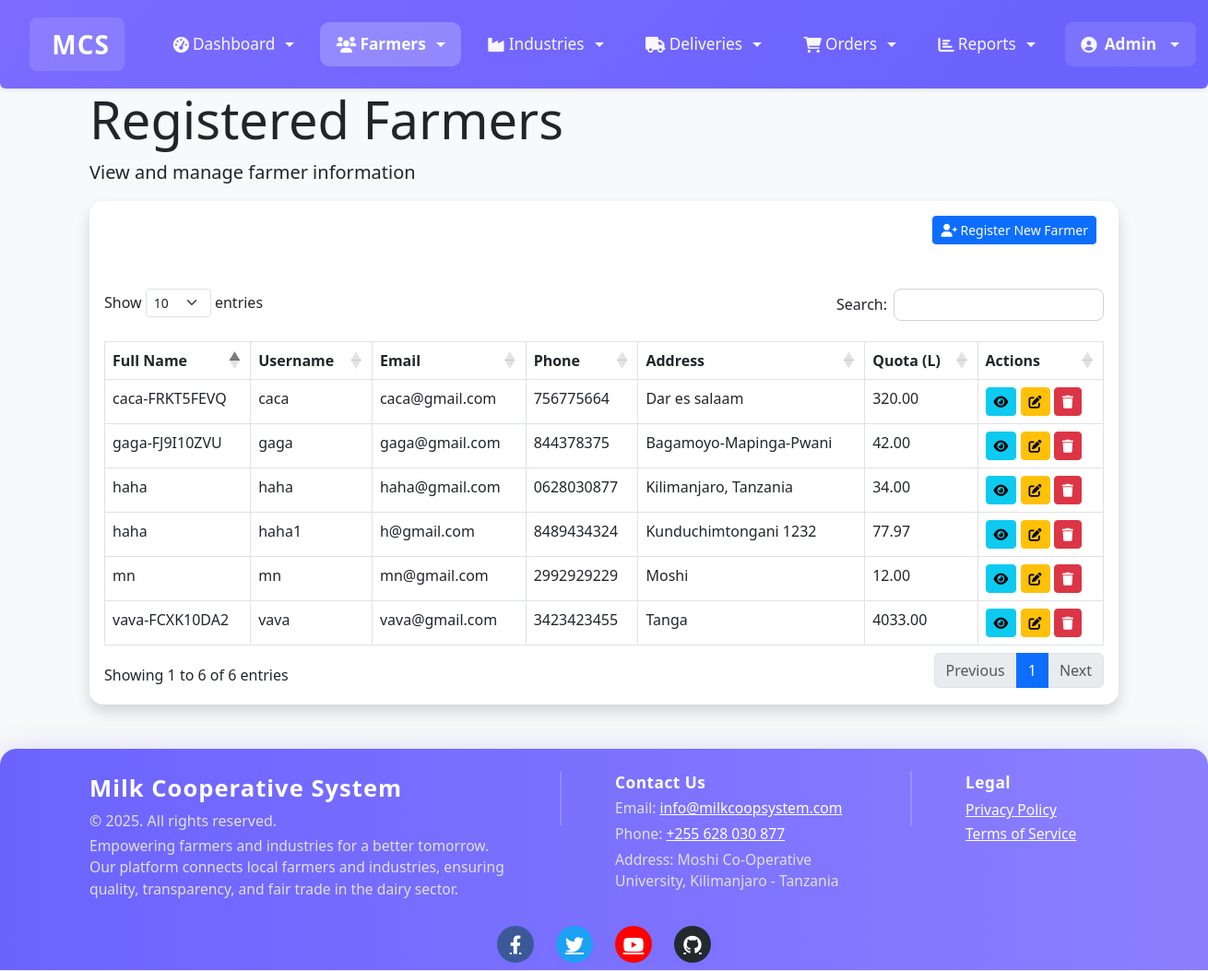
The app's page /modules/coop/farmers.php (signed in) with its own data.
### tables this page shows
CREATE TABLE `farmers` (
  `id` int(11) NOT NULL,
  `user_id` int(11) DEFAULT NULL,
  `farmer_id` varchar(20) NOT NULL,
  `full_name` varchar(100) NOT NULL,
  `phone` varchar(20) DEFAULT NULL,
  `email` varchar(100) DEFAULT NULL,
  `address` text DEFAULT NULL,
  `quota` decimal(10,2) DEFAULT 0.00,
  `created_at` timestamp NOT NULL DEFAULT current_timestamp(),
  `last_delivery_date` datetime DEFAULT NULL,
  `last_delivery_quantity` decimal(10,2) DEFAULT NULL,
  `last_delivery_quality` enum('A','B','C') DEFAULT NULL,
  `account_name` varchar(100) DEFAULT NULL,
  `account_number` varchar(50) DEFAULT NULL
);

CREATE TABLE `users` (
  `id` int(11) NOT NULL,
  `username` varchar(50) NOT NULL,
  `password` varchar(255) NOT NULL,
  `role` enum('admin','farmer','industry','data_clerk') NOT NULL,
  `created_at` timestamp NOT NULL DEFAULT current_timestamp()
);

### modules/coop/farmers.php (the view, shortened to what this page needs)
<?php
require_once "../../config/db.php";
$sql = "SELECT f.*, u.username
        FROM farmers f
        JOIN users u ON f.user_id = u.id";
$result = mysqli_query($conn, $sql);
$farmers = [];
if (mysqli_num_rows($result) > 0) {
    while($row = mysqli_fetch_assoc($result)) {
        $farmers[] = $row;
    }
}
?>
<!DOCTYPE html>
<html lang="en">
<head>
    <link href="https://cdn.jsdelivr.net/npm/bootstrap@5.3.0/dist/css/bootstrap.min.css" rel="stylesheet">
    <link href="https://cdnjs.cloudflare.com/ajax/libs/font-awesome/6.0.0/css/all.min.css" rel="stylesheet">
    <link href="https://cdn.datatables.net/1.11.5/css/dataTables.bootstrap5.min.css" rel="stylesheet">
    <link href="../../assets/css/style.css" rel="stylesheet">
</head>
<body>
    <?php include "../../includes/header.php"; ?>
    <div class="page-header">
        <div class="container">
            <h1 class="display-4">Registered Farmers</h1>
            <p class="lead">View and manage farmer information</p>
        </div>
    </div>
    <div class="container">
        <div class="card shadow mb-4">
            <div class="card-header py-3 d-flex justify-content-between align-items-center">
                <h6 class="m-0 font-weight-bold text-primary">Farmers Data</h6>
                <a href="register_farmer.php" class="btn btn-primary btn-sm">
                    <i class="fas fa-user-plus"></i> Register New Farmer
                </a>
            </div>
            <div class="card-body">
                <div class="table-responsive">
                    <table class="table table-bordered" id="farmersTable" width="100%" cellspacing="0">
                        <thead>
                            <tr>
                                <th>Full Name</th>
                                <th>Username</th>
                                <th>Email</th>
                                <th>Phone</th>
                                <th>Address</th>
                                <th>Quota (L)</th>
                                <th>Actions</th>
                            </tr>
                        </thead>
                        <tbody>
                            <?php if (!empty($farmers)): ?>
                                <?php foreach ($farmers as $farmer): ?>
                                <tr>
                                    <td><?php echo htmlspecialchars($farmer['full_name']); ?></td>
                                    <td><?php echo htmlspecialchars($farmer['username']); ?></td>
                                    <td><?php echo htmlspecialchars($farmer['email']); ?></td>
                                    <td><?php echo htmlspecialchars($farmer['phone']); ?></td>
                                    <td><?php echo htmlspecialchars($farmer['address']); ?></td>
                                    <td><?php echo htmlspecialchars($farmer['quota']); ?></td>
                                    <td>
                                        <a href="view_farmer.php?id=<?php echo $farmer['id']; ?>" class="btn btn-info btn-sm" title="View"><i class="fas fa-eye"></i></a>
                                        <button class="btn btn-warning btn-sm edit-farmer-btn" data-id="<?php echo $farmer['id']; ?>" title="Edit"><i class="fas fa-edit"></i></button>
                                        <button class="btn btn-danger btn-sm delete-farmer-btn" data-id="<?php echo $farmer['id']; ?>" title="Delete"><i class="fas fa-trash"></i></button>
                                    </td>
                                </tr>
                                <?php endforeach; ?>
                            <?php else: ?>
                                <tr>
                                    <td colspan="7" class="text-center">No farmers registered yet.</td>
                                </tr>
                            <?php endif; ?>
                        </tbody>
                    </table>
                </div>
            </div>
        </div>
    </div>
    <?php include "../../includes/footer.php"; ?>
</body>
</html>

### assets/css/style.css (style rules this page uses)
.card { margin-bottom: 1.5rem; box-shadow: 0 0.125rem 0.25rem rgba(0, 0, 0, 0.075); }
.card-header { background-color: #f8f9fa; border-bottom: 1px solid rgba(0, 0, 0, 0.125); }
.table th { background-color: #f8f9fa; }

### modules/coop/farmers.php (style rules this page uses)
.card.shadow.mb-4 { border: none; border-radius: 15px; overflow: hidden; }
.card-header.py-3 { background: linear-gradient(135deg, var(--primary-color), #8B7FFF); color: white; border-bottom: none; padding: 1.5rem; align-items: center; }
.card-header h6 { color: white !important; font-size: 1.2rem; }
.table { border-collapse: separate; border-spacing: 0; margin-top: 1rem; }

### includes/header.php (style rules this page uses)
html, body { margin: 0 !important; padding: 0 !important; box-sizing: border-box; }
body { padding-top: 90px; background: var(--background-color, #F8F9FA); }

### records on screen
farmers: full_name "haha", user.username "haha", email "haha@gmail.com", phone "0628030877", address "Kilimanjaro, Tanzania", quota "34.00"
farmers: full_name "haha", user.username "haha1", email "h@gmail.com", phone "8489434324", address "Kunduchimtongani 1232", quota "77.97"
farmers: full_name "mn", user.username "mn", email "mn@gmail.com", phone "2992929229", address "Moshi", quota "12.00"
farmers: full_name "caca-FRKT5FEVQ", user.username "caca", email "caca@gmail.com", phone "756775664", address "Dar es salaam", quota "320.00"
farmers: full_name "gaga-FJ9I10ZVU", user.username "gaga", email "gaga@gmail.com", phone "844378375", address "Bagamoyo-Mapinga-Pwani", quota "42.00"
farmers: full_name "vava-FCXK10DA2", user.username "vava", email "vava@gmail.com", phone "3423423455", address "Tanga", quota "4033.00"

### other values on screen
$_SESSION["username"] "Admin"
